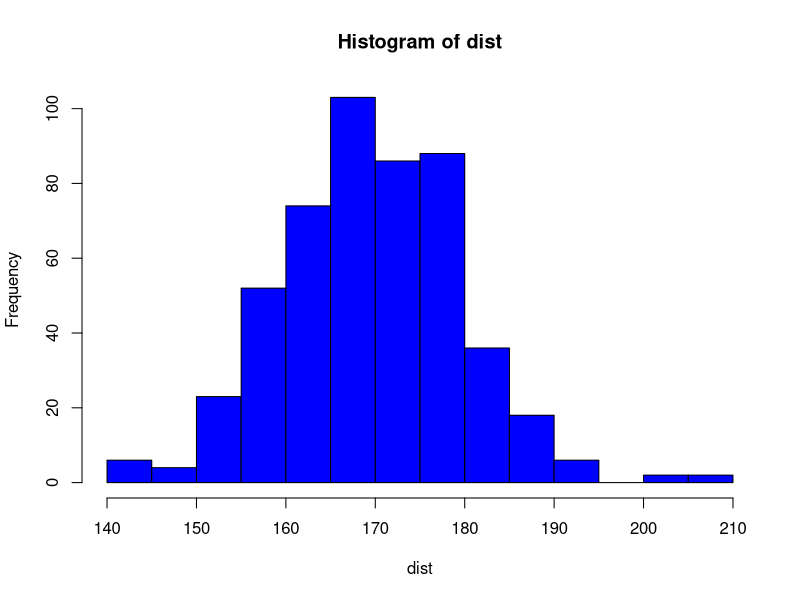

Write the R code that produced this figure.
obs = 500
M = 170
S = 10
Coler = "blue"
dist = rnorm(obs,mean=M,sd=S)
hist(dist,col=Coler)


Samplesize = function(Sig,p,X) {
  Z = qnorm(1-Sig/2)
  n = p*(1-p)*Z^2/X^2
  n
}

Samplesize(Sig = 0.05,p = 0.5, X = 0.03) #Test 1
Samplesize(Sig = 0.05,p = 0.2, X = 0.03) #Test 2
Samplesize(Sig = 0.05,p = 0.2, X = 0.05) #Test 3